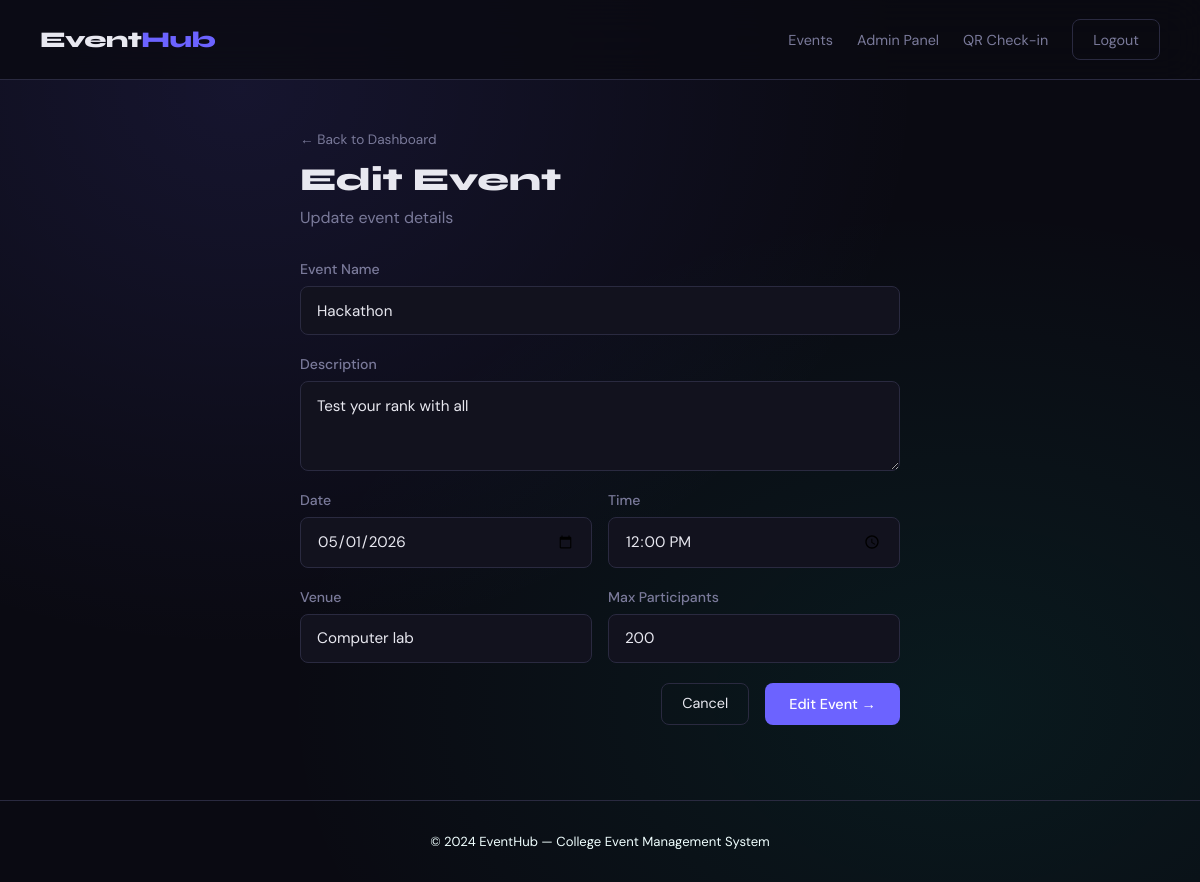
The page /admin/event/edit/1 (signed in) on the database its author committed.
### tables this page shows
CREATE TABLE events (
        id INTEGER PRIMARY KEY AUTOINCREMENT,
        name TEXT NOT NULL,
        description TEXT,
        date TEXT NOT NULL,
        time TEXT NOT NULL,
        venue TEXT NOT NULL,
        max_participants INTEGER NOT NULL,
        created_at TEXT DEFAULT CURRENT_TIMESTAMP
    );

### app.py (the view, shortened to what this page needs)
@app.route('/admin/event/edit/<int:event_id>', methods=['GET', 'POST'])
@admin_required
def edit_event(event_id):
    conn = get_db()
    event = conn.execute('SELECT * FROM events WHERE id=?', (event_id,)).fetchone()
    conn.close()
    return render_template('event_form.html', event=event, action='Edit')

### app.py (called while the page is built)
def get_db():
    conn = sqlite3.connect(DB_PATH)
    conn.row_factory = sqlite3.Row
    return conn

def admin_required(f):
    @wraps(f)
    def decorated(*args, **kwargs):
        if not session.get('admin_logged_in'):
            return redirect(url_for('admin_login'))
        return f(*args, **kwargs)
    return decorated

### templates/event_form.html (shortened to what this page needs)
{% extends "base.html" %}
{% block content %}
<div class="form-page single-form">
  <div class="form-main wide">
    <a href="{{ url_for('admin_dashboard') }}" class="back-link">← Back to Dashboard</a>
    <div class="form-header">
      <h1>{{ action }} Event</h1>
      <p>{% if action == 'Create' %}Set up a new campus event{% else %}Update event details{% endif %}</p>
    </div>
    <form method="POST" class="reg-form">
      <div class="form-group">
        <label>Event Name</label>
        <input type="text" name="name" value="{{ event.name if event else '' }}" placeholder="e.g. Annual Tech Hackathon 2024" required />
      </div>
      <div class="form-group">
        <label>Description</label>
        <textarea name="description" rows="3" placeholder="Brief description of the event...">{{ event.description if event else '' }}</textarea>
      </div>
      <div class="form-row">
        <div class="form-group">
          <label>Date</label>
          <input type="date" name="date" value="{{ event.date if event else '' }}" required />
        </div>
        <div class="form-group">
          <label>Time</label>
          <input type="time" name="time" value="{{ event.time if event else '' }}" required />
        </div>
      </div>
      <div class="form-row">
        <div class="form-group">
          <label>Venue</label>
          <input type="text" name="venue" value="{{ event.venue if event else '' }}" placeholder="e.g. Main Auditorium" required />
        </div>
        <div class="form-group">
          <label>Max Participants</label>
          <input type="number" name="max_participants" value="{{ event.max_participants if event else '' }}" min="1" placeholder="e.g. 200" required />
        </div>
      </div>
      <div class="form-actions">
        <a href="{{ url_for('admin_dashboard') }}" class="btn-outline">Cancel</a>
        <button type="submit" class="btn-primary">{{ action }} Event →</button>
      </div>
    </form>
  </div>
</div>
{% endblock %}

### static/style.css (style rules this page uses)
:root { --bg: #0a0a12; --surface: #12121e; --surface2: #1a1a2e; --border: #2a2a40; --accent: #6c63ff; --accent2: #00d4aa; --accent3: #ff6b6b; --text: #e8e8f0; --muted: #7a7a9a; --success: #00d4aa; --warning: #ffd166; --danger: #ff6b6b; --radius: 12px; --font-head: 'Syne', sans-serif; --font-body: 'DM Sans', sans-serif; }
*, *::before, *::after { box-sizing: border-box; margin: 0; padding: 0; }
html { scroll-behavior: smooth; }
body { font-family: var(--font-body); background: var(--bg); color: var(--text); min-height: 100vh; display: flex; flex-direction: column; background-image: radial-gradient(ellipse at 20% 10%, rgba(108,99,255,0.12) 0%, transparent 50%), radial-gradient(ellipse at 80% 80%, rgba(0,212,170,0.08) 0%, transparent 50%); }
a { color: inherit; text-decoration: none; }
.btn-primary { display: inline-block; padding: 0.75rem 1.5rem; background: var(--accent); color: white; border-radius: 8px; font-family: var(--font-body); font-weight: 500; font-size: 0.9rem; border: none; cursor: pointer; transition: all 0.2s; text-decoration: none; }
.btn-outline { display: inline-block; padding: 0.65rem 1.25rem; background: transparent; color: var(--text); border-radius: 8px; font-family: var(--font-body); font-size: 0.9rem; border: 1px solid var(--border); cursor: pointer; transition: all 0.2s; text-decoration: none; }
.form-page { display: flex; min-height: calc(100vh - 80px); max-width: 1100px; margin: 0 auto; padding: 2.5rem; gap: 3rem; }
.form-page.single-form { justify-content: center; }
.form-main { flex: 1; padding-top: 0.5rem; }
.form-main.wide { max-width: 600px; width: 100%; }
.form-header { margin-bottom: 2rem; }
.form-header h1 { font-family: var(--font-head); font-size: 2rem; font-weight: 800; margin-bottom: 0.5rem; }
.form-header p { color: var(--muted); }
.reg-form { display: flex; flex-direction: column; gap: 1.25rem; }
.form-group { display: flex; flex-direction: column; gap: 0.5rem; }
.form-group label { font-size: 0.88rem; font-weight: 500; color: var(--muted); }
.form-group input, .form-group textarea { padding: 0.85rem 1rem; background: var(--surface); border: 1px solid var(--border); border-radius: 8px; color: var(--text); font-family: var(--font-body); font-size: 0.95rem; transition: border-color 0.2s; }
.form-group textarea { resize: vertical; }
.form-row { display: grid; grid-template-columns: 1fr 1fr; gap: 1rem; }
.form-actions { display: flex; gap: 1rem; justify-content: flex-end; }
.back-link { display: inline-block; font-size: 0.85rem; color: var(--muted); margin-bottom: 0.75rem; transition: color 0.2s; }

### rows shown on the page
events: name "Hackathon", description "Test your rank with all", date "05/01/2026", time "12:00", venue "Computer lab", max_participants "200"

### other values the page prints
{{ action }} "Edit"
